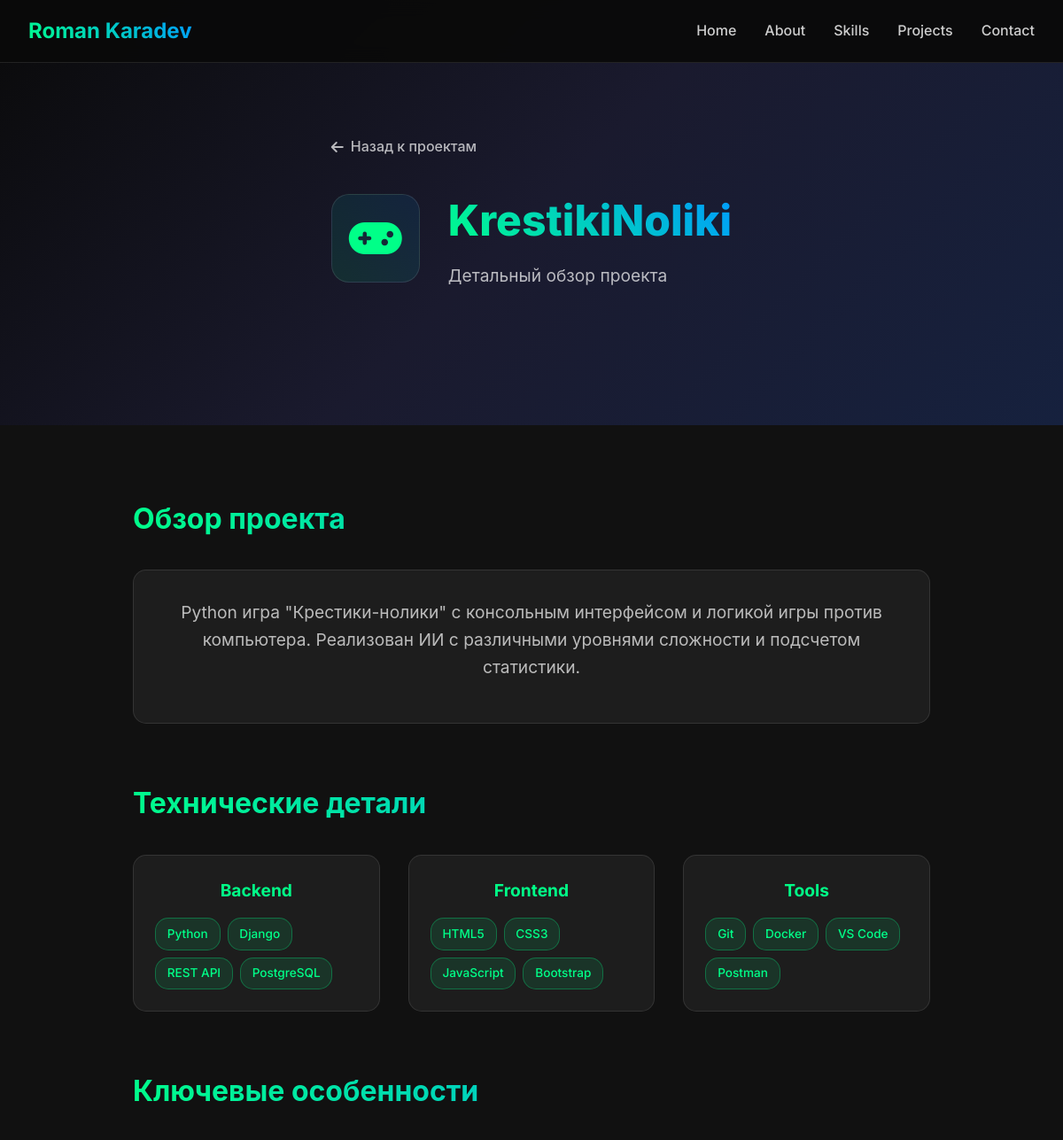
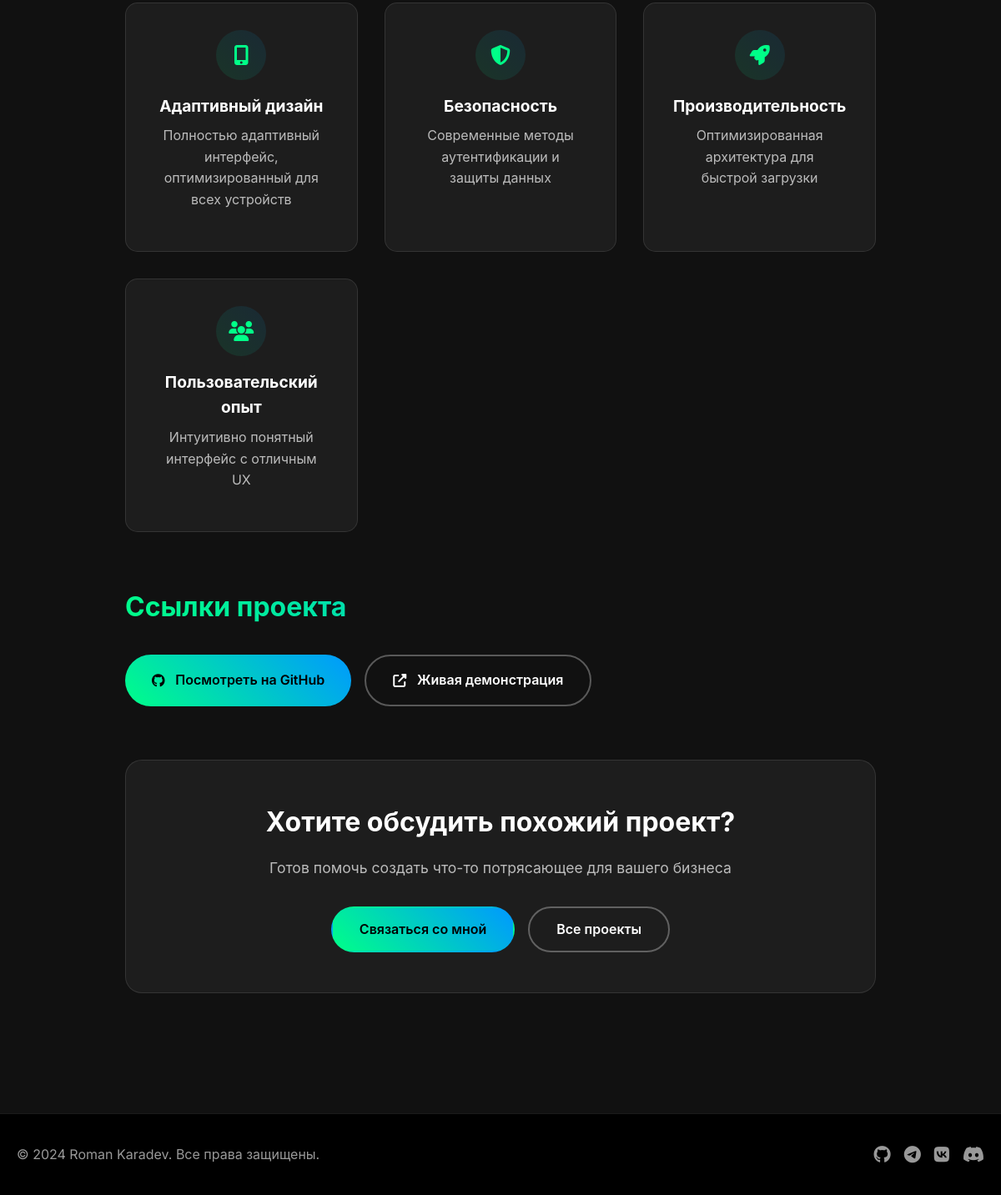
/projects/20/, run on the app's committed database (2 pictures, top to bottom).
### cabinet/models.py (models this page shows, shortened)
class Project(models.Model):
    name = models.CharField(max_length=255)
    description = models.TextField()
    type_icon = models.ForeignKey(Icon, on_delete=models.CASCADE, null=True, blank=True)
    links = models.ForeignKey(Link, on_delete=models.CASCADE, null=True, blank=True)

class Icon(models.Model):
    icons = {
        'shop': 'fas fa-shopping-cart',
        'blog': 'fas fa-blog',
        'portfolio': 'fas fa-globe',
        'game': 'fas fa-gamepad',
        'other': 'fas fa-question',
    }
    name = models.CharField(max_length=255)
    icon = models.CharField(max_length=255, choices=icons.items())

### cabinet/views.py (the view)
# urls.py: path('projects/<int:pk>/', ProjectDetailView.as_view(), name='project_detail'),
class ProjectDetailView(View):
    def get(self, request, pk):
        project = Project.objects.get(pk=pk)
        return render(request, 'project_detail.html', {'project': project})

### cabinet/templates/project_detail.html (shortened to what this page needs)
{% extends 'base.html' %}
{% block content %}
<section class="project-hero">
    <div class="container">
        <div class="project-hero-content">
            <a href="{% url 'projects' %}#projects" class="back-link">
                <i class="fas fa-arrow-left"></i>
                <span>Назад к проектам</span>
            </a>
            <div class="project-header">
                <div class="project-icon-large">
                    {% if project.type_icon %}
                        <i class="{{ project.type_icon.icon }}"></i>
                    {% else %}
                        <i class="fas fa-code"></i>
                    {% endif %}
                </div>
                <div class="project-title-section">
                    <h1 class="project-title">{{ project.name }}</h1>
                    <p class="project-subtitle">Детальный обзор проекта</p>
                </div>
            </div>
        </div>
    </div>
</section>
<section class="project-content">
    <div class="container">
        <div class="project-details">
            <div class="project-section">
                <h2 class="section-title">Обзор проекта</h2>
                <div class="project-overview">
                    <p class="project-description">{{ project.description }}</p>
                </div>
            </div>
            <div class="project-section">
                <h2 class="section-title">Технические детали</h2>
                <div class="tech-details">
                    <div class="tech-category">
                        <h3>Backend</h3>
                        <div class="tech-list">
                            <span class="tech-tag">Python</span>
                            <span class="tech-tag">Django</span>
                            <span class="tech-tag">REST API</span>
                            <span class="tech-tag">PostgreSQL</span>
                        </div>
                    </div>
                    <div class="tech-category">
                        <h3>Frontend</h3>
                        <div class="tech-list">
                            <span class="tech-tag">HTML5</span>
                            <span class="tech-tag">CSS3</span>
                            <span class="tech-tag">JavaScript</span>
                            <span class="tech-tag">Bootstrap</span>
                        </div>
                    </div>
                    <div class="tech-category">
                        <h3>Tools</h3>
                        <div class="tech-list">
                            <span class="tech-tag">Git</span>
                            <span class="tech-tag">Docker</span>
                            <span class="tech-tag">VS Code</span>
                            <span class="tech-tag">Postman</span>
                        </div>
                    </div>
                </div>
            </div>
            <div class="project-section">
                <h2 class="section-title">Ключевые особенности</h2>
                <div class="features-grid">
                    <div class="feature-item">
                        <div class="feature-icon">
                            <i class="fas fa-mobile-alt"></i>
                        </div>
                        <h3>Адаптивный дизайн</h3>
                        <p>Полностью адаптивный интерфейс, оптимизированный для всех устройств</p>
                    </div>
                    <div class="feature-item">
                        <div class="feature-icon">
                            <i class="fas fa-shield-alt"></i>
                        </div>
                        <h3>Безопасность</h3>
                        <p>Современные методы аутентификации и защиты данных</p>
                    </div>
                    <div class="feature-item">
                        <div class="feature-icon">
                            <i class="fas fa-rocket"></i>
                        </div>
                        <h3>Производительность</h3>
                        <p>Оптимизированная архитектура для быстрой загрузки</p>
                    </div>
                    <div class="feature-item">
                        <div class="feature-icon">
                            <i class="fas fa-users"></i>
                        </div>
                        <h3>Пользовательский опыт</h3>
                        <p>Интуитивно понятный интерфейс с отличным UX</p>
                    </div>
                </div>
            </div>
            {% if project.links %}
            <div class="project-section">
                <h2 class="section-title">Ссылки проекта</h2>
                <div class="project-links-section">
                    <a href="{{ project.links.url }}" class="project-link-btn" target="_blank">
                        <i class="fab fa-github"></i>
                        <span>Посмотреть на GitHub</span>
                    </a>
                    <a href="#" class="project-link-btn secondary">
                        <i class="fas fa-external-link-alt"></i>
                        <span>Живая демонстрация</span>
                    </a>
                </div>
            </div>
            {% endif %}
            <div class="project-section">
                <div class="project-cta">
                    <h2>Хотите обсудить похожий проект?</h2>
                    <p>Готов помочь создать что-то потрясающее для вашего бизнеса</p>
                    <div class="cta-buttons">
                        <a href="{% url 'home' %}#contact" class="btn btn-primary">Связаться со мной</a>
                        <a href="{% url 'home' %}#projects" class="btn btn-secondary">Все проекты</a>
                    </div>
                </div>
            </div>
        </div>
    </div>
</section>
{% endblock %}

### data on the page
Project: name "KrestikiNoliki", description "Python игра \"Крестики-нолики\" с консольным интерфейсом и логикой игры против компьютера. Реализован ИИ с различными уровнями сложности и подсчетом статистики."
